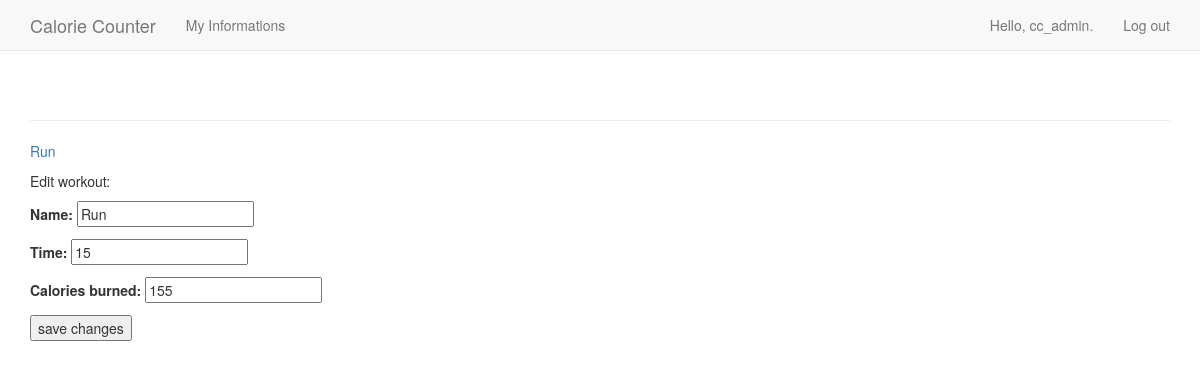
Screenshot of /edit_workout/3/ (signed in) with the database file from the repository.
### calorie_counter_app/models.py (models this page shows)
class Workout(models.Model):
    name = models.CharField(max_length=200)
    time = models.PositiveIntegerField()
    calories_burned = models.PositiveIntegerField()
    date_added = models.DateTimeField(auto_now_add=True)
    owner = models.ForeignKey(User , on_delete = models.CASCADE)
    def __str__(self):
        return self.name

### calorie_counter_app/views.py (the view)
# urls.py: url(r'^edit_workout/(?P<workout_id>\d+)/$', views.edit_workout,name='edit_workout'),
@login_required
def edit_workout(request, workout_id):
    workout = Workout.objects.get(id=workout_id)
    if workout.owner != request.user:
        raise Http404
    if request.method != 'POST':
        form = WorkoutForm(instance=workout)
    else:
        form = WorkoutForm(instance=workout, data=request.POST)
        if form.is_valid():
            form.save()
            return HttpResponseRedirect(reverse('calorie_counter_app:workout', args=[workout.id]))
    context = {'workout' : workout, 'form': form}
    return render(request, 'calorie_counter_app/edit_workout.html', context)

### calorie_counter_app/forms.py
class WorkoutForm(forms.ModelForm):
    class Meta:
        model = Workout
        fields = ['name' , 'time' , 'calories_burned']

### calorie_counter_app/templates/calorie_counter_app/edit_workout.html (shortened to what this page needs)
{% extends "calorie_counter_app/base.html" %}
{% block content %}
    <p><a href="{% url 'calorie_counter_app:workout' workout.id %}">{{ workout }}</a></p>
    <p>Edit workout:</p>
    <form action="{% url 'calorie_counter_app:edit_workout' workout.id %}" method='post'>
        {{ form.as_p }}
        <button name="submit">save changes</button>
    </form>
{% endblock content %}

### calorie_counter_app/templates/calorie_counter_app/base.html (shortened to what this page needs)
{% load bootstrap3 %}
<!DOCTYPE html>
<html lang="en">
    <head>
        {% bootstrap_css %}
    </head>
    <body>
        <nav class="navbar navbar-default navbar-static-top">
            <div class="container">
                <div class="navbar-header">
                    <a class="navbar-brand" href="{% url 'calorie_counter_app:index' %}">
                        Calorie Counter</a>
                </div>
                <div id="navbar" class="navbar-collapse collapse">
                    <ul class="nav navbar-nav">
                        <li><a href="{% url 'calorie_counter_app:myInfo' %}">My Informations</a></li>
                    </ul>
                    <ul class="nav navbar-nav navbar-right">
                        {% if user.is_authenticated %}
                            <li><a>Hello, {{ user.username }}.</a></li>
                            <li><a href="{% url 'users:logout' %}">Log out</a></li>
                        {% else %}
                            <li><a href="{% url 'users:register' %}">Register</a></li>
                            <li><a href="{% url 'users:login' %}">Log in</a></li>
                        {% endif %}
                    </ul>
                </div>
            </div>
        </nav>
        <div class="container">
            <div class="page-header">
            </div>
            <div>
                {% block content %}{% endblock content %}
            </div>
        </div>
    </body>
</html>

### rows the page displays
Workout: name "Run", time "15", calories_burned "155"

### other values shown
{{ user.username }} "cc_admin"
